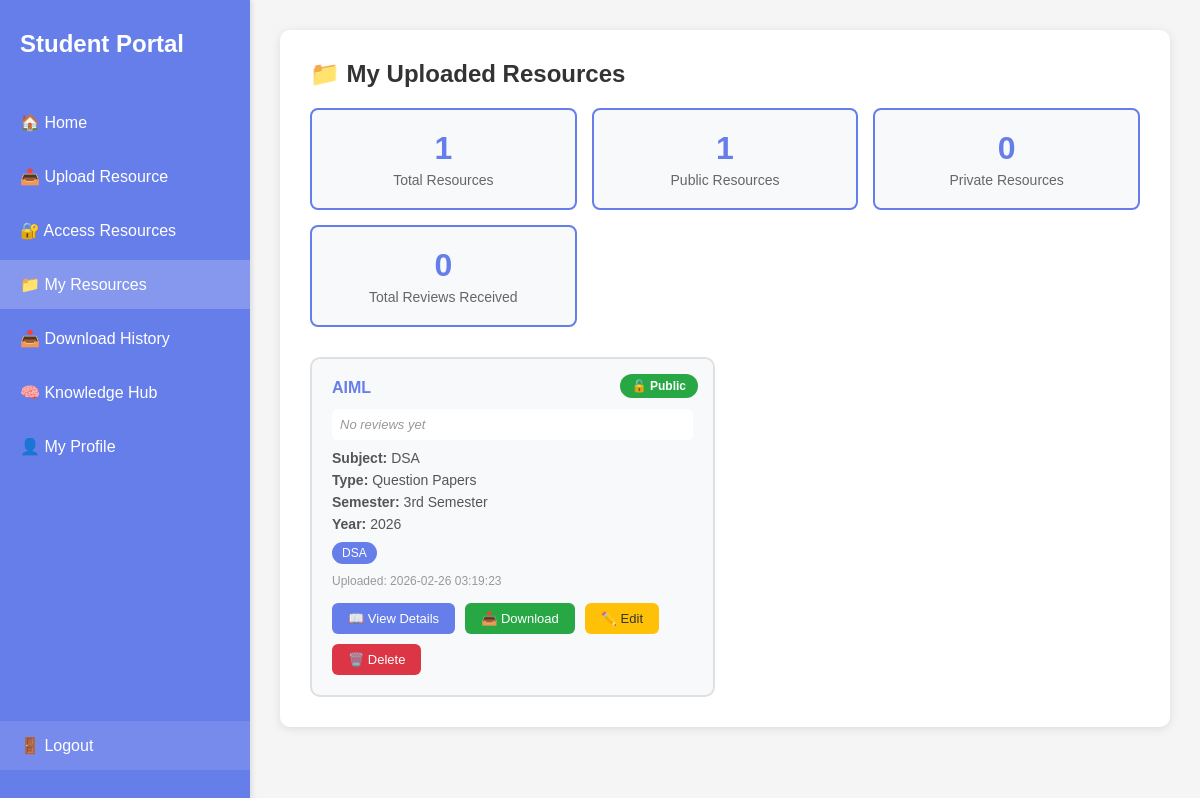
/my_resources (signed in), run on the app's committed database.
### tables this page shows
CREATE TABLE resources (
            id INTEGER PRIMARY KEY AUTOINCREMENT,
            user_id INTEGER NOT NULL,
            title TEXT NOT NULL,
            subject TEXT NOT NULL,
            semester TEXT NOT NULL,
            resource_type TEXT NOT NULL,
            year_batch TEXT NOT NULL,
            description TEXT,
            tags TEXT,
            filename TEXT NOT NULL,
            original_filename TEXT NOT NULL,
            file_size INTEGER,
            upload_date TIMESTAMP DEFAULT CURRENT_TIMESTAMP, privacy TEXT DEFAULT 'Public', approval_status TEXT DEFAULT 'approved',
            FOREIGN KEY (user_id) REFERENCES users (id)
        );

### app.py (the view)
@app.route('/my_resources')
def my_resources():
    if 'user' not in session:
        return redirect(url_for('login'))
    conn = get_db_connection()
    cursor = conn.cursor()
    cursor.execute('SELECT * FROM users WHERE email = ?', (session['user'],))
    user = cursor.fetchone()
    if not user:
        conn.close()
        return redirect(url_for('login'))
    cursor.execute('''
        SELECT * FROM resources
        WHERE user_id = ?
        ORDER BY upload_date DESC
    ''', (user['id'],))
    resources = []
    for row in cursor.fetchall():
        resource_dict = dict(row)
        rating_info = get_resource_rating(row['id'])
        resource_dict['avg_rating'] = rating_info['avg_rating']
        resource_dict['review_count'] = rating_info['review_count']
        resources.append(resource_dict)
    conn.close()
    return render_template('my_resources.html', resources=resources, user=user)

### app.py (called while the page is built)
def get_db_connection():
    conn = sqlite3.connect('users.db')
    conn.row_factory = sqlite3.Row
    return conn

def get_resource_rating(resource_id):
    conn = get_db_connection()
    cursor = conn.cursor()
    cursor.execute('''
        SELECT
            COALESCE(AVG(rating), 0) as avg_rating,
            COUNT(*) as review_count
        FROM reviews
        WHERE resource_id = ?
    ''', (resource_id,))
    result = cursor.fetchone()
    conn.close()
    return {
        'avg_rating': round(result['avg_rating'], 1) if result['avg_rating'] else 0,
        'review_count': result['review_count']
    }

### templates/my_resources.html (shortened to what this page needs)
<!DOCTYPE html>
<html lang="en">
<head>
</head>
<body>
    <div class="sidebar">
        <div class="nav-brand">Student Portal</div>
        <ul class="nav-menu">
            <li><a href="/dashboard">🏠 Home</a></li>
            <li><a href="/upload_page">📤 Upload Resource</a></li>
            <li><a href="/access_resources">🔐 Access Resources</a></li>
            <li><a href="/my_resources" class="active">📁 My Resources</a></li>
            <li><a href="/download_history">📥 Download History</a></li>
            <li><a href="/knowledge_hub">🧠 Knowledge Hub</a></li>
            <li><a href="/my_profile">👤 My Profile</a></li>
            <li class="logout-item"><a href="/logout" class="logout-link">🚪 Logout</a></li>
        </ul>
    </div>
    <div class="main-content">
        <div class="content-box">
            <h2>📁 My Uploaded Resources</h2>
            <div class="stats-row">
                <div class="stat-box">
                    <div class="stat-number">{{ resources|length }}</div>
                    <div class="stat-label">Total Resources</div>
                </div>
                <div class="stat-box">
                    <div class="stat-number" id="publicCount">0</div>
                    <div class="stat-label">Public Resources</div>
                </div>
                <div class="stat-box">
                    <div class="stat-number" id="privateCount">0</div>
                    <div class="stat-label">Private Resources</div>
                </div>
                <div class="stat-box">
                    <div class="stat-number" id="totalReviews">0</div>
                    <div class="stat-label">Total Reviews Received</div>
                </div>
            </div>
            <div class="resources-grid">
                {% if resources %}
                {% for resource in resources %}
                <div class="resource-card" data-privacy="{{ resource.privacy }}"
                    data-reviews="{{ resource.review_count }}">
                    <span
                        class="privacy-badge {% if resource.privacy == 'Private' %}badge-private{% else %}badge-public{% endif %}">
                        {% if resource.privacy == 'Private' %}🔒 Private{% else %}🔓 Public{% endif %}
                    </span>
                    <h4>{{ resource.title }}</h4>
                    <div class="rating-display">
                        {% if resource.review_count > 0 %}
                        <span class="stars">{{ '★' * resource.avg_rating|int }}{{ '☆' * (5 - resource.avg_rating|int)
                            }}</span>
                        <span class="rating-text">{{ resource.avg_rating }} ({{ resource.review_count }} review{{ 's' if
                            resource.review_count != 1 else '' }})</span>
                        {% else %}
                        <span class="no-rating">No reviews yet</span>
                        {% endif %}
                    </div>
                    <p><strong>Subject:</strong> {{ resource.subject }}</p>
                    <p><strong>Type:</strong> {{ resource.resource_type }}</p>
                    <p><strong>Semester:</strong> {{ resource.semester }}</p>
                    <p><strong>Year:</strong> {{ resource.year_batch }}</p>
                    {% if resource.tags %}
                    <div class="resource-tags">
                        {% for tag in resource.tags.split(',') %}
                        <span class="tag">{{ tag.strip() }}</span>
                        {% endfor %}
                    </div>
                    {% endif %}
                    <p style="font-size: 12px; color: #999; margin-top: 10px;">Uploaded: {{ resource.upload_date }}</p>
                    <div class="resource-actions">
                        <a href="/resource/{{ resource.id }}" class="btn btn-view">📖 View Details</a>
                        <a href="/download/{{ resource.id }}" class="btn btn-download">📥 Download</a>
                        <button onclick="openEditModal({{ resource.id }})" class="btn btn-edit">✏️ Edit</button>
                        <a href="/delete_resource/{{ resource.id }}"
                            onclick="return confirm('Are you sure you want to delete this resource?')"
                            class="btn btn-delete">🗑️ Delete</a>
                    </div>
                </div>
                {% endfor %}
                {% endif %}
            </div>
        </div>
    </div>
</body>
</html>

### templates/my_resources.html (style rules this page uses)
* { margin: 0; padding: 0; box-sizing: border-box; }
body { font-family: Arial, sans-serif; background: #f5f5f5; min-height: 100vh; }
.sidebar { position: fixed; left: 0; top: 0; width: 250px; height: 100vh; background: #667eea; padding: 30px 0; box-shadow: 2px 0 5px rgba(0, 0, 0, 0.1); display: flex; flex-direction: column; z-index: 100; }
.nav-brand { color: white; font-size: 24px; font-weight: bold; padding: 0 20px; margin-bottom: 40px; }
.nav-menu { list-style: none; display: flex; flex-direction: column; gap: 5px; flex: 1; }
.nav-menu li a { color: white; text-decoration: none; padding: 15px 20px; display: block; transition: background 0.3s; }
.nav-menu li a:hover, .nav-menu li a.active { background: rgba(255, 255, 255, 0.2); }
.logout-item { margin-top: auto; }
.logout-link { background: rgba(255, 255, 255, 0.1); }
.main-content { margin-left: 250px; padding: 30px; }
.content-box { background: white; padding: 30px; border-radius: 10px; box-shadow: 0 2px 10px rgba(0, 0, 0, 0.1); }
h2 { color: #333; margin-bottom: 20px; }
.stats-row { display: grid; grid-template-columns: repeat(auto-fit, minmax(200px, 1fr)); gap: 15px; margin-bottom: 30px; }
.stat-box { background: #f8f9fa; padding: 20px; border-radius: 8px; text-align: center; border: 2px solid #667eea; }
.stat-number { font-size: 32px; font-weight: bold; color: #667eea; }
.stat-label { color: #666; font-size: 14px; margin-top: 5px; }
.resources-grid { display: grid; grid-template-columns: repeat(auto-fill, minmax(320px, 1fr)); gap: 20px; margin-top: 20px; }
.resource-card { background: #f8f9fa; padding: 20px; border-radius: 10px; border: 2px solid #e0e0e0; transition: all 0.3s; position: relative; }
.privacy-badge { position: absolute; top: 15px; right: 15px; padding: 5px 12px; border-radius: 20px; font-size: 12px; font-weight: 600; }
.badge-public { background: #28a745; color: white; }
.resource-card h4 { color: #667eea; margin-bottom: 12px; padding-right: 80px; }
.resource-card p { margin: 6px 0; color: #555; font-size: 14px; }
.rating-display { display: flex; align-items: center; gap: 8px; margin: 10px 0; padding: 8px; background: white; border-radius: 6px; }
.no-rating { color: #999; font-size: 13px; font-style: italic; }
.resource-tags { display: flex; flex-wrap: wrap; gap: 5px; margin: 10px 0; }
.tag { background: #667eea; color: white; padding: 4px 10px; border-radius: 15px; font-size: 12px; }
.resource-actions { display: flex; gap: 10px; margin-top: 15px; flex-wrap: wrap; }
.btn { padding: 8px 16px; border: none; border-radius: 6px; cursor: pointer; font-size: 13px; font-weight: 500; transition: all 0.3s; text-decoration: none; display: inline-block; }
.btn-view { background: #667eea; color: white; }
.btn-download { background: #28a745; color: white; }
.btn-edit { background: #ffc107; color: #333; }
.btn-delete { background: #dc3545; color: white; }

### data on the page
resources: privacy "🔓 Public", title "AIML", subject "DSA", resource_type "Question Papers", semester "3rd Semester", year_batch "2026", strip "DSA", upload_date "2026-02-26 03:19:23"

### other printed values
{{ resources|length }} "1"
